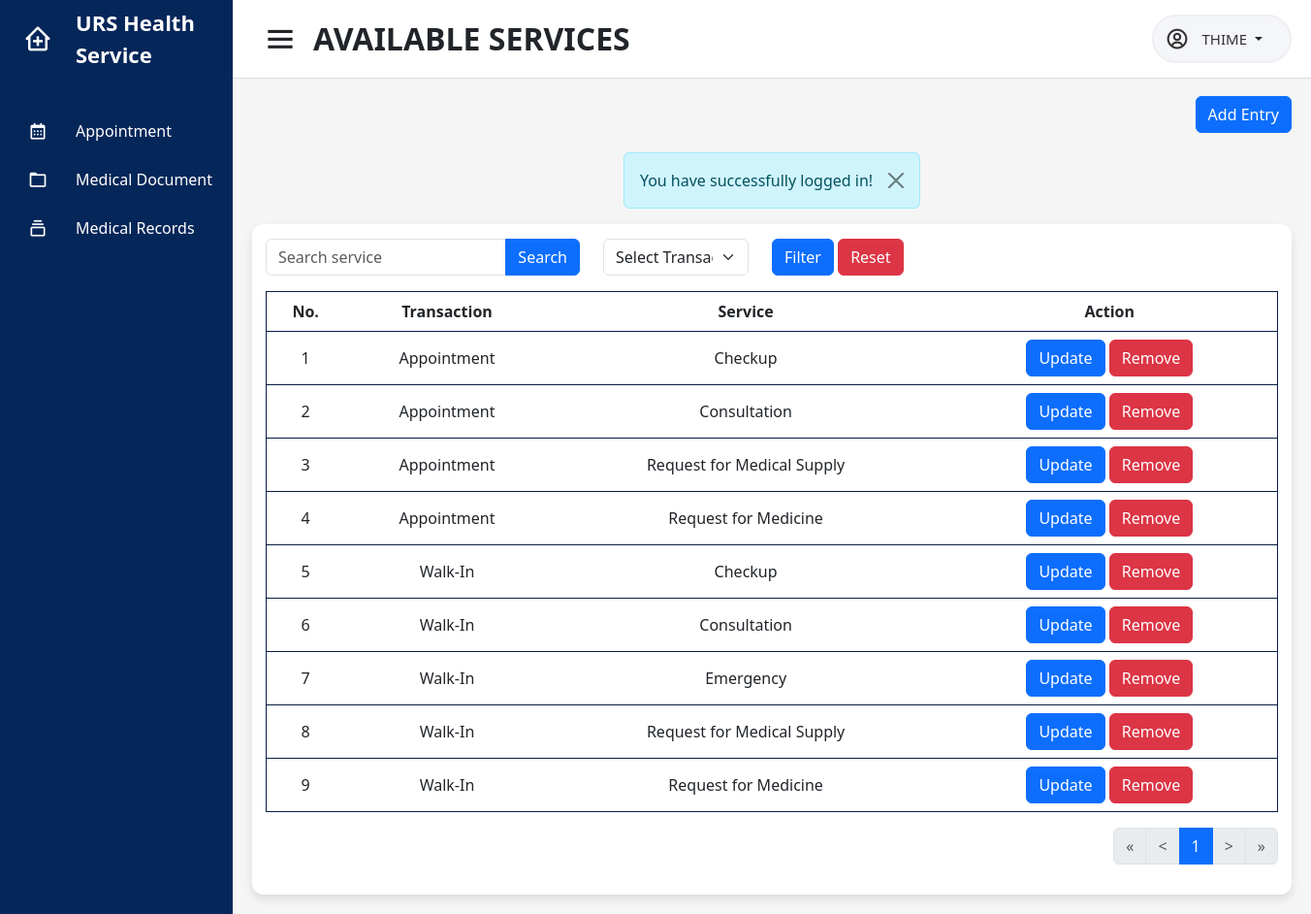
The app's page /users/dentist/services.php (signed in) with its own data.
### tables this page shows
CREATE TABLE `transaction` (
  `id` int(11) NOT NULL,
  `transaction_type` varchar(100) NOT NULL,
  `service` varchar(100) DEFAULT NULL
);

### includes/pagination-limit.php (called while the page is built, shortened)
<?php
$rows_per_page = 10;
$page = isset($_GET['page']) ? $_GET['page'] : 1;
$start = ($page - 1) * $rows_per_page;

### users/dentist/services.php (the view, shortened to what this page needs)
<?php
include('../../connection.php');
$name = $_SESSION['username'];
include('../../includes/pagination-limit.php');
?>
<!DOCTYPE html>
<html lang="en" dir="ltr">
<head>
    <?php include('../../includes/header.php'); ?>
</head>
<body id="<?php echo $id ?>">
    <?php include('../../includes/sidebar.php') ?>
    <section class="home-section">
        <nav>
            <div class="sidebar-button">
                <i class='bx bx-menu sidebarBtn'></i>
                <span class="dashboard">AVAILABLE SERVICES</span>
            </div>
            <div class="right-nav">
                <div class="profile-details">
                    <i class='bx bx-user-circle'></i>
                    <div class="dropdown">
                        <a class="btn dropdown-toggle" href="#" role="button" data-bs-toggle="dropdown" aria-expanded="false">
                            <span class="admin_name">
                                <?php
                                echo $name ?>
                            </span>
                        </a>
                    </div>
                </div>
            </div>
        </nav>
        <div class="home-content">
            <div class="overview-boxes">
                <div class="schedule-button">
                    <button type="button" class="btn btn-primary" data-bs-toggle="modal" data-bs-target="#addtransaction_set">Add Entry</button>
                </div>
                <?php
                include('../../includes/alert.php')
                ?>
                <div class="content">
                    <div class="row">
                        <div class="row">
                            <div class="col-md-12">
                                <form action="" method="get">
                                    <div class="row">
                                        <div class="col-md-4">
                                            <div class="input-group mb-3">
                                                <input type="text" name="transaction" value="<?= isset($_GET['transaction']) == true ? $_GET['transaction'] : '' ?>" class="form-control" placeholder="Search service">
                                                <button type="submit" class="btn btn-primary">Search</button>
                                            </div>
                                        </div>
                                        <div class="col-md-2 mb-3">
                                            <select name="ttype" class="form-select">
                                                <option value="Select Transaction">Select Transaction</option>
                                                <?php
                                                $sql = "SELECT DISTINCT transaction_type FROM transaction ORDER BY transaction_type";
                                                if ($result = mysqli_query($conn, $sql)) {
                                                    while ($row = mysqli_fetch_array($result)) {
                                                        $ttype = $row["transaction_type"]; ?>
                                                        <option value="<?php echo $ttype; ?> <?= isset($_GET['']) == true ? ($_GET[''] == $ttype ? 'selected' : '') : '' ?>"><?php echo $ttype; ?></option>
                                                <?php }
                                                } ?>
                                            </select>
                                        </div>
                                        <div class="col mb-3">
                                            <button type="submit" class="btn btn-primary">Filter</button>
                                            <a href="services.php" class="btn btn-danger">Reset</a>
                                        </div>
                                    </div>
                                </form>
                            </div>
                        </div>
                        <div class="col-sm-12">
                            <div class="table-responsive">
                                <table class="table">
                                    <thead class="head">
                                        <tr>
                                            <th>No.</th>
                                            <th>Transaction</th>
                                            <th>Service</th>
                                            <th>Action</th>
                                    </thead>
                                    <tbody>
                                        <?php
                                        if (isset($_GET['transaction']) && $_GET['transaction'] != '') {
                                            $transaction = $_GET['transaction'];
                                            $count = 1;
                                            $sql = "SELECT * FROM transaction WHERE CONCAT(transaction_type, ' - ', service) LIKE '%$transaction%' ORDER BY transaction_type, service LIMIT $start, $rows_per_page";
                                            $result = mysqli_query($conn, $sql);
                                        } elseif (isset($_GET['ttype']) && $_GET['ttype'] != '') {
                                            $ttype = $_GET['ttype'];
                                            $count = 1;
                                            $sql = "SELECT * FROM transaction WHERE transaction_type = '$ttype' ORDER BY transaction_type, service LIMIT $start, $rows_per_page";
                                            $result = mysqli_query($conn, $sql);
                                        } else {
                                            $count = 1;
                                            $sql = "SELECT * FROM transaction ORDER BY transaction_type, service LIMIT $start, $rows_per_page";
                                            $result = mysqli_query($conn, $sql);
                                        }
                                        if ($result) {
                                            if (mysqli_num_rows($result) > 0) {
                                                while ($data = mysqli_fetch_array($result)) {
                                                    if ($data['service'] == NULL) {
                                                        $service = $data['transaction_type'];
                                                    } else {
                                                        $service =  $data['service'];
                                                    }
                                        ?>
                                                    <tr>
                                                        <td><?php $id = $count;
                                                            echo $id; ?></td>
                                                        <td><?php echo $data['transaction_type']; ?></td>
                                                        <td><?php echo $service; ?></td>
                                                        <td>
                                                            <button type="button" class="btn btn-primary" data-bs-toggle="modal" data-bs-target="#updatetransaction_set<?php echo $data['id']; ?>">Update</button>
                                                            <button type="button" class="btn btn-danger" data-bs-toggle="modal" data-bs-target="#removetransaction_set<?php echo $data['id']; ?>">Remove</button>
                                                            <?php $count++;
                                                            ?>
                                                        </td>
                                                    </tr>
                                                <?php
                                                }
                                            } ?>
                                    </tbody>
                                </table>
                                <?php include('../../includes/pagination.php') ?>
                            <?php
                                        }
                            ?>
                            </div>
                        </div>
                    </div>
                </div>
            </div>
        </div>
    </section>
</body>
</html>

### css/dashboard.css (style rules this page uses)
.home-section { position: relative; background: #f5f5f5; min-height: 100vh; width: calc(100% - 240px); left: 240px; transition: all 0.5s ease; }
.home-section nav { display: flex; justify-content: space-between; height: 80px; background: #fff; align-items: center; position: fixed; width: calc(100% - 240px); left: 240px; z-index: 100; padding: 0 20px 0 30px; box-shadow: 0 1px 1px rgba(0, 0, 0, 0.1); transition: all 0.5s ease; }
.home-section nav .sidebar-button { display: flex; align-items: center; font-size: 32px; font-weight: 600; }
nav .sidebar-button i { font-size: 38px; margin-right: 15px; }
.home-section .right-nav { display: flex; }
.home-section .profile-details { display: flex; align-items: center; background: #f5f6fa; border: 2px solid #efeef1; border-radius: 50px; height: 50px; padding: 0 15px 0 2px; margin-left: 10px; }
nav .profile-details .admin_name { font-size: 15px; font-weight: 500; color: #333; white-space: nowrap; }
nav .profile-details i { font-size: 25px; color: #333; padding-left: 10px; }
.home-section .home-content { position: relative; justify-content: center; padding-top: 104px; }
.home-content .overview-boxes { display: flex; align-items: center; justify-content: space-between; flex-wrap: wrap; padding: 0 20px; }
.schedule-button { display: flex; justify-content: flex-end; width: 100%; margin-top: -5px; margin-bottom: 20px; }
.home-content .overview-boxes .content { margin-bottom: 20px; width: 100%; background: #fff; padding: 15px 14px; border-radius: 12px; box-shadow: 0 5px 10px rgba(0, 0, 0, 0.1); }
.home-content .table-inv tr, td, th { border: none; padding: 8px; text-align: center; }
.home-content table { border-collapse: collapse; width: 100%; vertical-align: middle; }
.head { background-color: #081d45; color: white; }
.home-content tr, td, th { border: 1px solid #081d45; padding: 8px; text-align: center; }
:root { --Red: hsl(1, 90%, 64%); --Blue: hsl(219, 85%, 26%); --White: hsl(0, 0%, 100%); --Very-light-grayish-blue: hsl(210, 60%, 98%); --Light-grayish-blue-1: hsl(211, 68%, 94%); --Light-grayish-blue-2: hsl(205, 33%, 90%); --Grayish-blue: hsl(219, 14%, 63%); --Dark-grayish-blue: hsl(219, 12%, 42%); --Very-dark-blue: hsl(224, 21%, 14%); }

### records on screen
transaction: id "1", transaction_type "Appointment", service "Checkup"
transaction: id "2", transaction_type "Appointment", service "Consultation"
transaction: id "3", transaction_type "Appointment", service "Request for Medical Supply"
transaction: id "4", transaction_type "Appointment", service "Request for Medicine"
transaction: id "5", transaction_type "Walk-In", service "Checkup"
transaction: id "6", transaction_type "Walk-In", service "Consultation"
transaction: id "7", transaction_type "Walk-In", service "Emergency"
transaction: id "8", transaction_type "Walk-In", service "Request for Medical Supply"
transaction: id "9", transaction_type "Walk-In", service "Request for Medicine"

### other values on screen
$name "THIME"
$_SESSION['alert'] "You have successfully logged in!"
